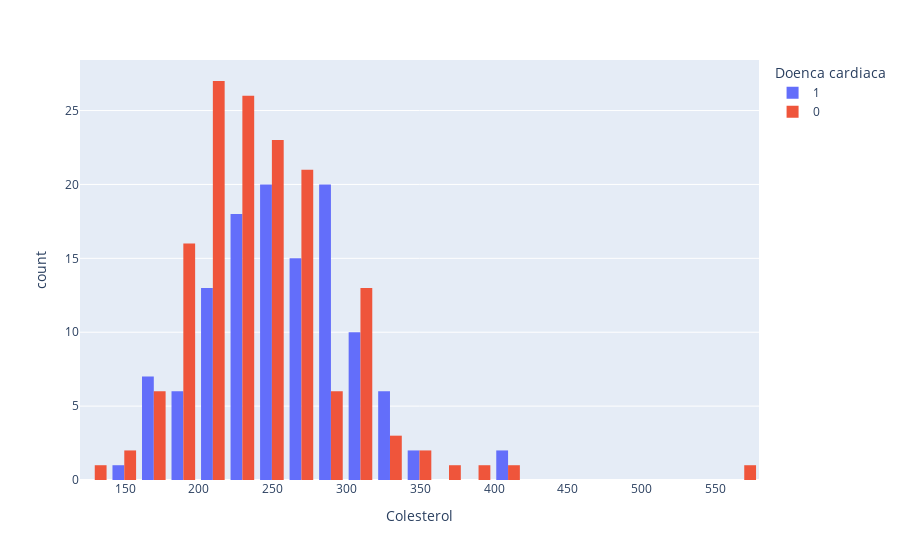

The cell this chart's notebook holds for it:
### Markdown cell above
O histograma apresentado demonstra a distribuição da pressão arterial em pacientes com e sem doença cardíaca.

**Observações:**

* **Sobreposição:** Há uma sobreposição significativa entre os dois grupos, ou seja, tanto pacientes com doença cardíaca quanto aqueles sem a doença apresentam uma ampla gama de valores de pressão arterial. 
* **Tendência:** Apesar da sobreposição, podemos notar uma leve tendência:  
    * **Pacientes com doença cardíaca (azul):**  Aparentam ter uma maior concentração em faixas de pressão arterial ligeiramente mais altas, principalmente entre 120 e 140 mmHg.
    * **Pacientes sem doença cardíaca (laranja):**  Também aparentam ter uma maior concentração em intervalos similares ao caso de ausência, se estendendo entre 120 e 145 mmHg. 
* **Valores Extremos:**  
    * Em ambos os grupos, há pacientes com pressão arterial considerada alta (acima de 140 mmHg).

**Interpretação:**

* **Pressão arterial isoladamente:**  A pressão arterial, por si só, não parece ser um fator discriminante perfeito para identificar a presença ou ausência de doença cardíaca neste conjunto de dados. 
* **Fator de Risco:** A leve tendência de valores mais altos em pacientes com a doença corrobora o conhecimento médico de que a hipertensão arterial é um fator de risco para doenças cardíacas. 
* **Importância da avaliação individual:**  A sobreposição considerável destaca a importância de avaliar a pressão arterial em conjunto com outros fatores de risco e dados clínicos para cada paciente.

### Code cell
px.histogram(df, x='Colesterol', color='Doenca cardiaca', barmode='group')

### Figure 1 — Plotly figure (JSON) as saved in the notebook; plotly's stock layout.template omitted (floating-point values rounded to 4 significant figures; data arrays with more than 128 entries replaced by an {"elided": "..."} marker saying what was removed)
{"data": [{"alignmentgroup": "True", "bingroup": "x", "hovertemplate": "Doenca cardiaca=1<br>Colesterol=%{x}<br>count=%{y}<extra></extra>", "legendgroup": "1", "marker": {"color": "#636efa", "pattern": {"shape": ""}}, "name": "1", "offsetgroup": "1", "orientation": "v", "showlegend": true, "type": "histogram", "x": [322, 261, 256, 239, 293, 407, 234, 311, 203, 229, 230, 229, 326, 200, 256, 207, 273, 223, 218, 149, 197, 246, 225, 315, 166, 249, 281, 305, 276, 319, 243, 260, 309, 218, 198, 270, 243, 330, 266, 206, 212, 275, 234, 237, 289, 254, 274, 258, 177, 327, 305, 249, 288, 283, 188, 286, 274, 267, 230, 269, 212, 246, 249, 212, 233, 283, 282, 230, 167, 224, 217, 228, 231, 244, 259, 282, 254, 299, 294, 298, 231, 254, 409, 172, 184, 269, 174, 282, 304, 300, 258, 299, 289, 309, 288, 216, 239, 254, 330, 263, 341, 307, 219, 255, 164, 177, 274, 268, 253, 248, 185, 282, 188, 290, 353, 335, 206, 284, 229, 286], "xaxis": "x", "yaxis": "y"}, {"alignmentgroup": "True", "bingroup": "x", "hovertemplate": "Doenca cardiaca=0<br>Colesterol=%{x}<br>count=%{y}<extra></extra>", "legendgroup": "0", "marker": {"color": "#EF553B", "pattern": {"shape": ""}}, "name": "0", "offsetgroup": "0", "orientation": "v", "showlegend": true, "type": "histogram", "x": {"elided": "150 int values"}, "xaxis": "x", "yaxis": "y"}], "layout": {"barmode": "group", "legend": {"title": {"text": "Doenca cardiaca"}, "tracegroupgap": 0}, "margin": {"t": 60}, "xaxis": {"anchor": "y", "domain": [0, 1], "title": {"text": "Colesterol"}}, "yaxis": {"anchor": "x", "domain": [0, 1], "title": {"text": "count"}}}}
